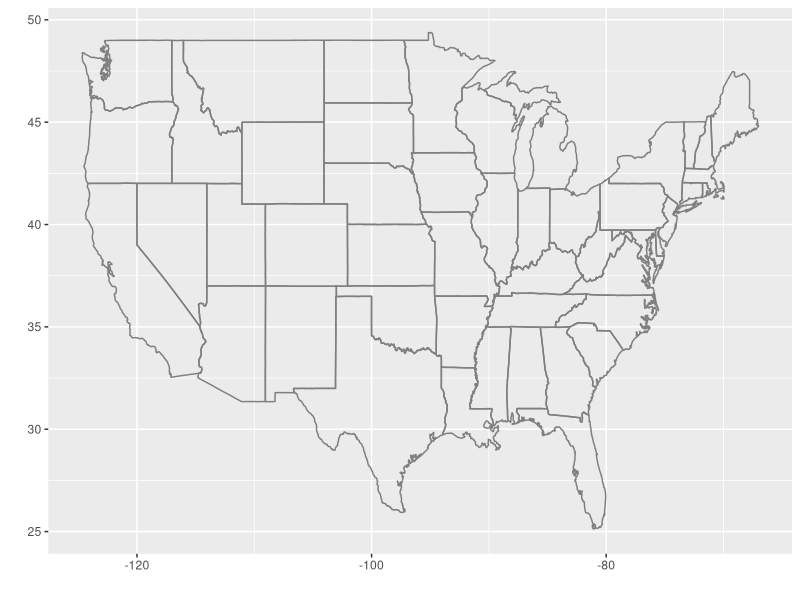
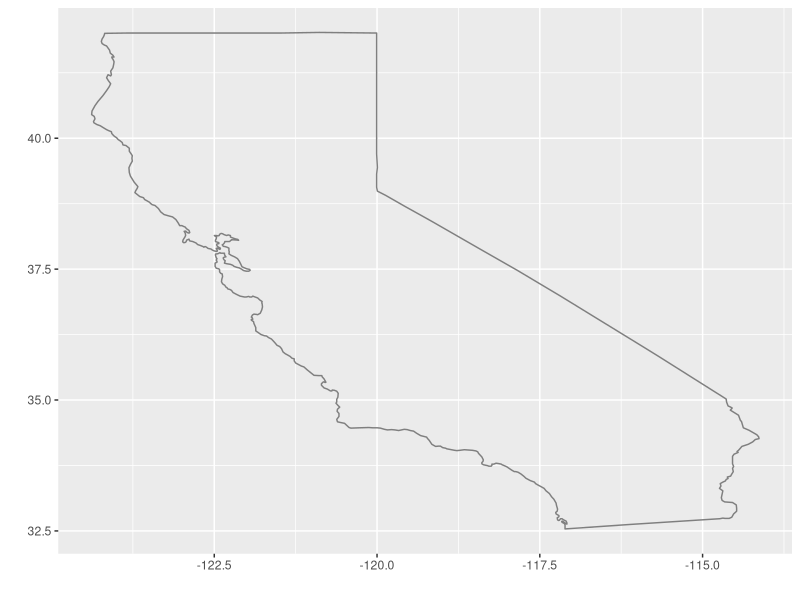
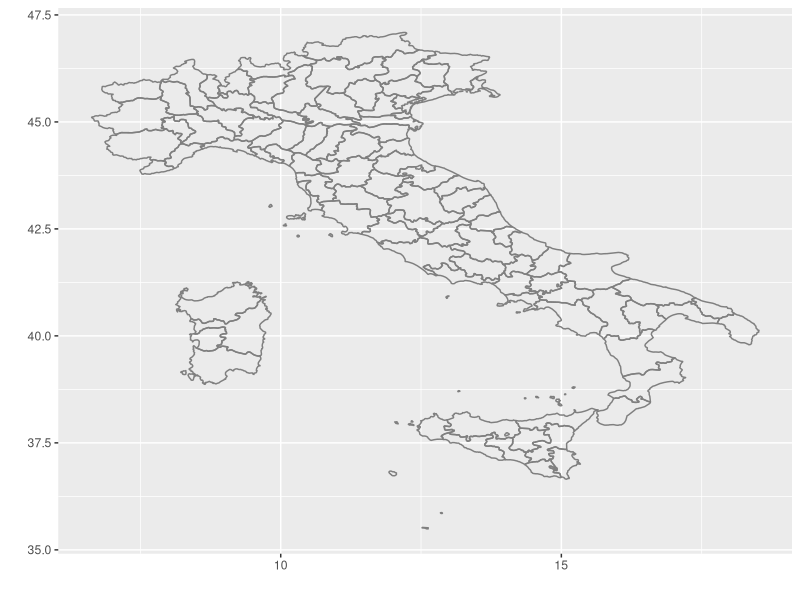
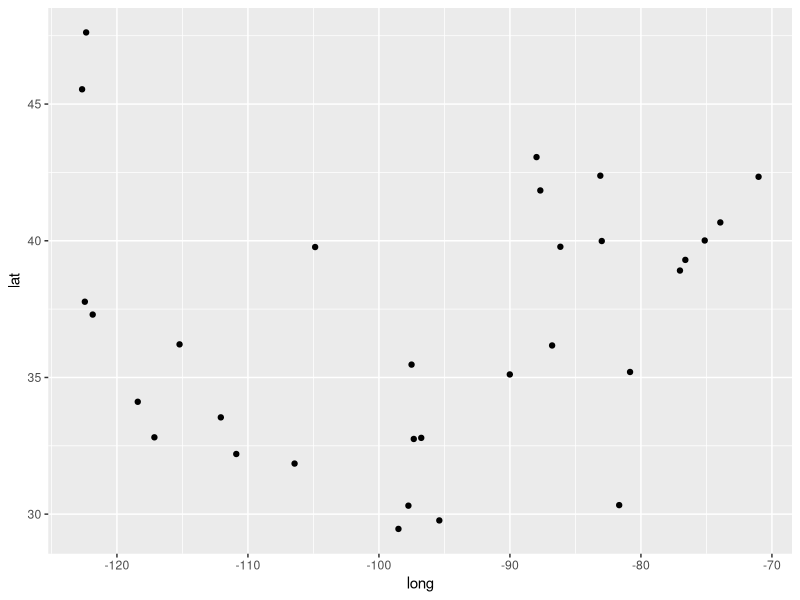
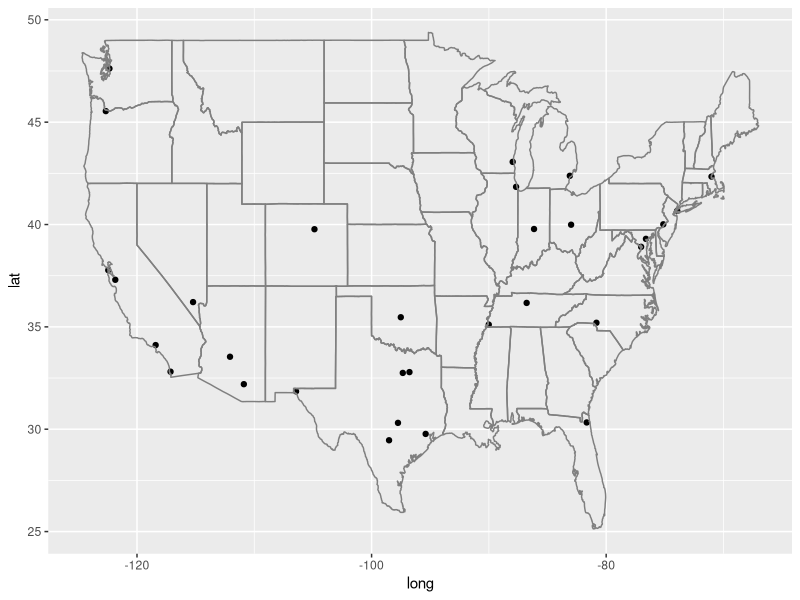
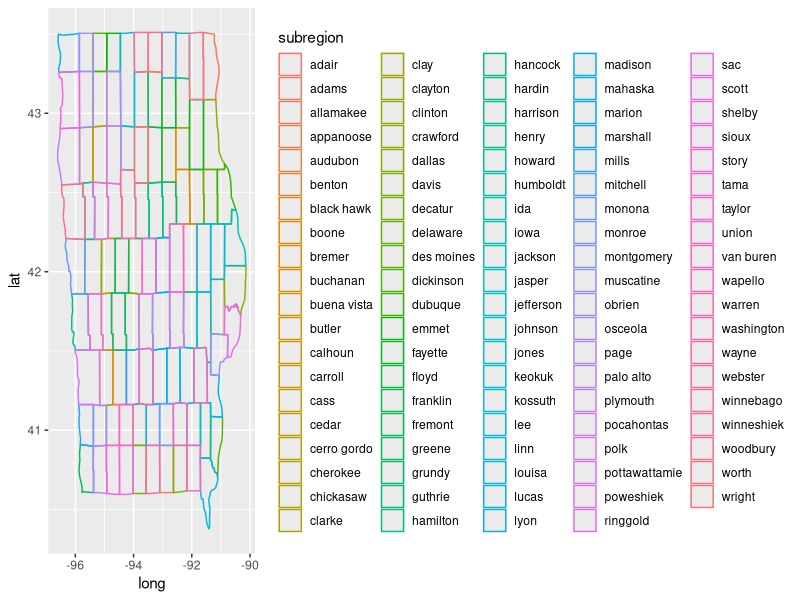

Write R code to recreate these figures, in order. (Note: this script raises an error after producing the figures.)
library(ggplot2)

# 5.7 Maps
qplot() + borders("state")
qplot() + borders("state", "california")
qplot() + borders("italy")

library(maps)
data(us.cities)
big_cities <- subset(us.cities, pop > 500000)
head(big_cities)
p <- qplot(long, lat, data = big_cities)
p
p + borders("state", size = 0.5)

ia <- map_data("county", "iowa")
head(ia, 10)
ggplot(ia, aes(long, lat)) + 
  geom_polygon(aes(group = group, colour = subregion), fill = NA)


# 5.9 Statistical summaries
m1 <- ggplot(movies, aes(y=rating, x=year))
m1 + stat_summary(fun.y = "median", colour = "red", geom = "line")

library(Hmisc)
m1 + stat_summary(fun.data = "mean_cl_boot", colour = "red", geom = "smooth")


midm <- function(x) mean(x, trim = 0.5)

m <- ggplot(movies, aes(y=log10(votes), x=round(rating)))
m + stat_summary(aes(colour = "trimmed"), fun.y = midm, geom = "point") +
  stat_summary(aes(colour = "raw"), fun.y = mean, geom = "point")

iqr <- function(x, ...) {
  qs <- quantile(as.numeric(x), c(0.25, 0.75), na.rm = T)
  names(qs) <- c("ymin", "ymax")
  qs
}

m1 + stat_summary(fun.data = "iqr", geom="ribbon")

# 5.10 Annotation
unemp <- qplot(date, unemploy, data=economics, geom="line")
xrng <- range(economics$date)
yrng <- range(economics$unemploy)

unemp + geom_vline(aes(xintercept = as.numeric(start)), 
                   data = presidential[-(1:3), ])

unemp + geom_text(aes(x = start, y = yrng[1], label = name), 
                  data = presidential[-(1:3), ], size = 5)

unemp + geom_text(aes(x, y, label = "Unemployment rates\n1967-2007"),
                  data = data.frame(x = xrng[2], y = yrng[2]),
                  hjust = 1, vjust = 1, size = 8)

unemp + geom_rect(aes(NULL, NULL, xmin = start, xmax = end, fill = party), 
                  ymin = yrng[1], ymax = yrng[2],
                  data = presidential[-(1:3), ], alpha = 0.3)
